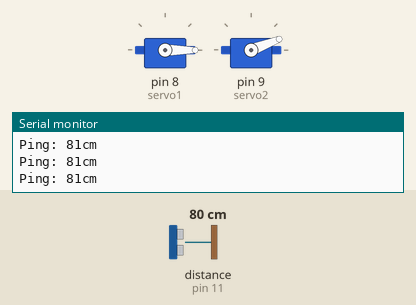
A sketch run on a simulated Arduino Uno, built with avr-gcc and run on an emulated ATmega328P. Shown: 2 × servo, the last lines printed to the serial monitor. The test bench sets the inputs (shaded band); at power-on: distance to the obstacle (sensor on pin 11) 80 cm. The echo pulse lasts 58.3 µs per cm.

Above: at 5.3 s.
5.4 s: distance to the obstacle (sensor on pin 11) set to 2 cm
At 7.5 s:
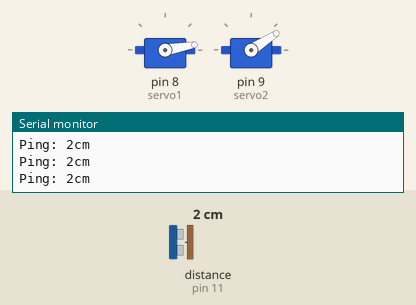
8.5 s: distance to the obstacle (sensor on pin 11) set to 198 cm
At 9.8 s:
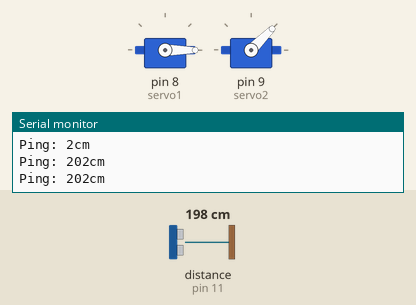
11.6 s: distance to the obstacle (sensor on pin 11) set to 206 cm
At 12.0 s:
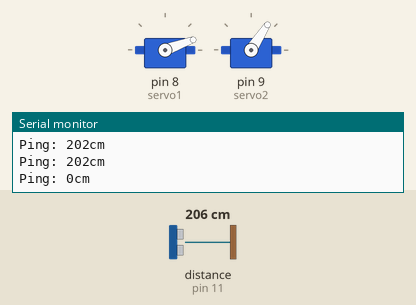
14.7 s: distance to the obstacle (sensor on pin 11) set to 9 cm
17.8 s: distance to the obstacle (sensor on pin 11) set to 18 cm
Timing chart, 0 to 46.2 s (numbered marks = the images above; inputs shaded):
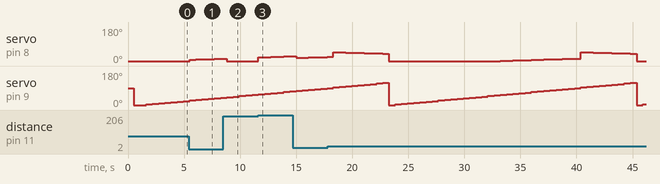

Measured:
- the behaviour switches between 200 and 201 cm on distance to the obstacle (sensor on pin 11) (found by bisection; images 2 and 3)
- after the input at 5.4 s, servo on pin 8 (servo1): moves from 0° to 12° over 2.8 s, starting after 0.10 s
- after the input at 11.6 s, servo on pin 8 (servo1): moves from 0° to 25° over 2.8 s, starting at once
- by itself, servo on pin 9 (servo2): ramps from 0° to 117° and jumps back, once every 22.1 s

The sketch:

drawing_arm_ultrasonic.ino
```cpp
#include <NewPing.h>
#include <Servo.h>

#define TRIGGER_PIN  12  // Arduino pin tied to trigger pin on the ultrasonic sensor.
#define ECHO_PIN     11  // Arduino pin tied to echo pin on the ultrasonic sensor.
#define MAX_DISTANCE 200 // Maximum distance we want to ping for (in centimeters). Maximum sensor distance is rated at 400-500cm.
const int servo1 = 8;       // first servo
const int servo2 = 9;       // second servo
const int servo3 = 10;       // third servo

Servo myservo1;  // create servo object to control a servo
Servo myservo2;  // create servo object to control a servo


NewPing sonar(TRIGGER_PIN, ECHO_PIN, MAX_DISTANCE); // NewPing setup of pins and maximum distance.
int pos1;      // angle of servo 1
int pos2;      // angle of servo2

int distance = 0;

void setup() {

  // Servo

  myservo1.attach(servo1);  // attaches the servo
  myservo2.attach(servo2);  // attaches the servo
  myservo1.write(0);
  delay(500);
  myservo2.write(0);
  delay(500);


  // Inizialize Serial
  Serial.begin(9600);

}

void loop(){

 for (int i=0; i<40; i += 1) {

  delay(50);                      // Wait 50ms between pings (about 20 pings/sec). 29ms should be the shortest delay between pings.
  unsigned int uS = sonar.ping(); // Send ping, get ping time in microseconds (uS).
  Serial.print("Ping: ");
  Serial.print(uS / US_ROUNDTRIP_CM); // Convert ping time to distance in cm and print result (0 = outside set distance range)
  Serial.println("cm");
  distance = map(uS / US_ROUNDTRIP_CM, 1, 30, 0, 30);
   if (i>30){
     pos1 = (61 - i + (distance));
     pos2 = i * 3;
    }
   else {
   pos1 = (i - (distance));
   pos2 = i * 3;
   }
   myservo1.write(pos1);
   myservo2.write(pos2);
   delay(500);                           // waits for the servo to get there
 }
}


/*
    // Scene 2
 for (int i=0; i<60; i += 1) {
   pos1 = 45;                  // servo1 doesn't move
   pos2 = 90 + i;              // servo2 from 90 to 150 degrees
   servo1.write(pos1);
   servo2.write(pos2);
   delay(15);                           // waits for the servo to get there
 }
}
*/
```
